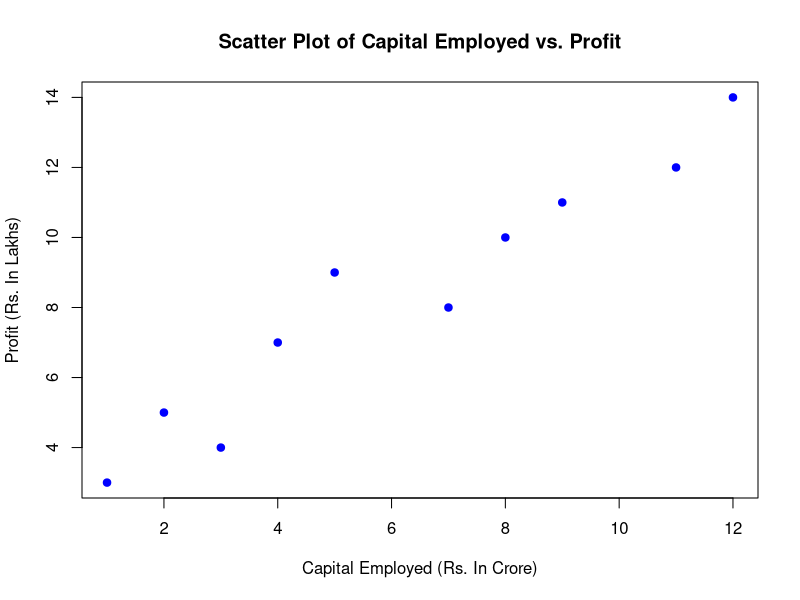

The R script that drew this image:
# Binomial distribution function (PMF)
binomial_pmf <- function(n, k, p) {
  choose(n, k) * p^k * (1 - p)^(n - k)
}

# Cumulative binomial distribution function (CDF)
binomial_cdf <- function(n, k, p) {
  # CDF is the sum of PMF from 0 to k
  sum(sapply(0:k, function(x) binomial_pmf(n, x, p)))
}

# Example usage:
n <- 10  # Number of trials
k <- 3   # Number of successes
p <- 0.5  # Probability of success

pmf_value <- binomial_pmf(n, k, p)
cdf_value <- binomial_cdf(n, k, p)

cat("Binomial PMF (n =", n, ", k =", k, ", p =", p, "):", pmf_value, "\n")
cat("Binomial CDF (n =", n, ", k =", k, ", p =", p, "):", cdf_value, "\n")





# Given data
capital_employed <- c(1, 2, 3, 4, 5, 7, 8, 9, 11, 12)
profit <- c(3, 5, 4, 7, 9, 8, 10, 11, 12, 14)

# Scatter plot
plot(capital_employed, profit, main = "Scatter Plot of Capital Employed vs. Profit",
     xlab = "Capital Employed (Rs. In Crore)",
     ylab = "Profit (Rs. In Lakhs)",
     pch = 19, col = "blue")

# Correlation
correlation <- cor(capital_employed, profit)

cat("Correlation between Capital Employed and Profit:", correlation, "\n")

# Determine whether the correlation is positive or negative, and if it's high or low
correlation_description <- ifelse(correlation > 0, "positive", "negative")
correlation_strength <- ifelse(abs(correlation) >= 0.7, "high", "low to moderate")

cat("The correlation is", correlation_description, "and it is considered", correlation_strength, ".\n")



# Given average rate (lambda)
lambda <- 3

# Part a: Exactly 5 accidents
prob_5_accidents <- dpois(5, lambda)

# Part b: Fewer than 3 accidents
prob_fewer_than_3 <- ppois(2, lambda)

# Part c: At least 2 accidents
prob_at_least_2 <- 1 - ppois(1, lambda)

cat("Probability of exactly 5 accidents:", prob_5_accidents, "\n")
cat("Probability of fewer than 3 accidents:", prob_fewer_than_3, "\n")
cat("Probability of at least 2 accidents:", prob_at_least_2, "\n")




# Given levels of Salmonella in MPN/g
salmonella_levels <- c(0.418, 0.593, 0.142, 0.231, 0.329, 0.691, 0.793, 0.519, 0.392)

# Calculate basic statistics
mean_level <- mean(salmonella_levels)
median_level <- median(salmonella_levels)
sd_level <- sd(salmonella_levels)

cat("Mean level of Salmonella:", mean_level, "\n")
cat("Median level of Salmonella:", median_level, "\n")
cat("Standard deviation of Salmonella:", sd_level, "\n")
